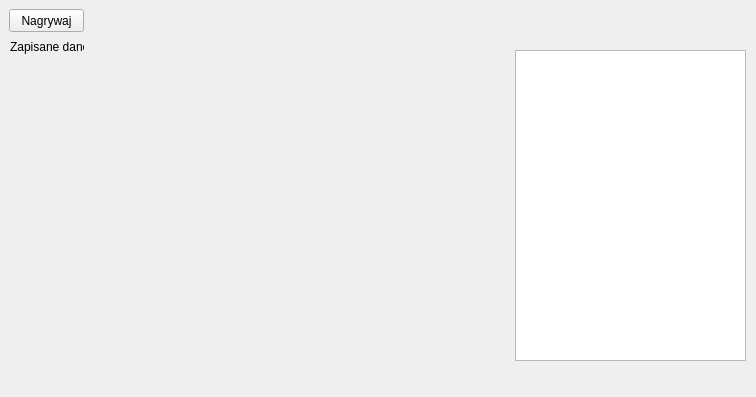
<?xml version="1.0" encoding="UTF-8"?>
<ui version="4.0">
 <class>MainWindow</class>
 <widget class="QMainWindow" name="MainWindow">
  <property name="geometry">
   <rect>
    <x>0</x>
    <y>0</y>
    <width>756</width>
    <height>397</height>
   </rect>
  </property>
  <property name="windowTitle">
   <string>Test</string>
  </property>
  <widget class="QWidget" name="centralWidget">
   <widget class="QPushButton" name="recordButton">
    <property name="geometry">
     <rect>
      <x>9</x>
      <y>9</y>
      <width>75</width>
      <height>23</height>
     </rect>
    </property>
    <property name="text">
     <string>Nagrywaj</string>
    </property>
   </widget>
   <widget class="QTableView" name="tableView">
    <property name="geometry">
     <rect>
      <x>515</x>
      <y>50</y>
      <width>231</width>
      <height>311</height>
     </rect>
    </property>
   </widget>
   <widget class="QLabel" name="label">
    <property name="geometry">
     <rect>
      <x>10</x>
      <y>39</y>
      <width>74</width>
      <height>16</height>
     </rect>
    </property>
    <property name="text">
     <string>Zapisane dane:</string>
    </property>
   </widget>
   <widget class="QLabel" name="bytes">
    <property name="geometry">
     <rect>
      <x>90</x>
      <y>39</y>
      <width>16</width>
      <height>16</height>
     </rect>
    </property>
    <property name="text">
     <string/>
    </property>
   </widget>
  </widget>
  <widget class="QMenuBar" name="menuBar">
   <property name="geometry">
    <rect>
     <x>0</x>
     <y>0</y>
     <width>756</width>
     <height>21</height>
    </rect>
   </property>
  </widget>
 </widget>
 <layoutdefault spacing="6" margin="11"/>
 <resources/>
 <connections/>
</ui>
